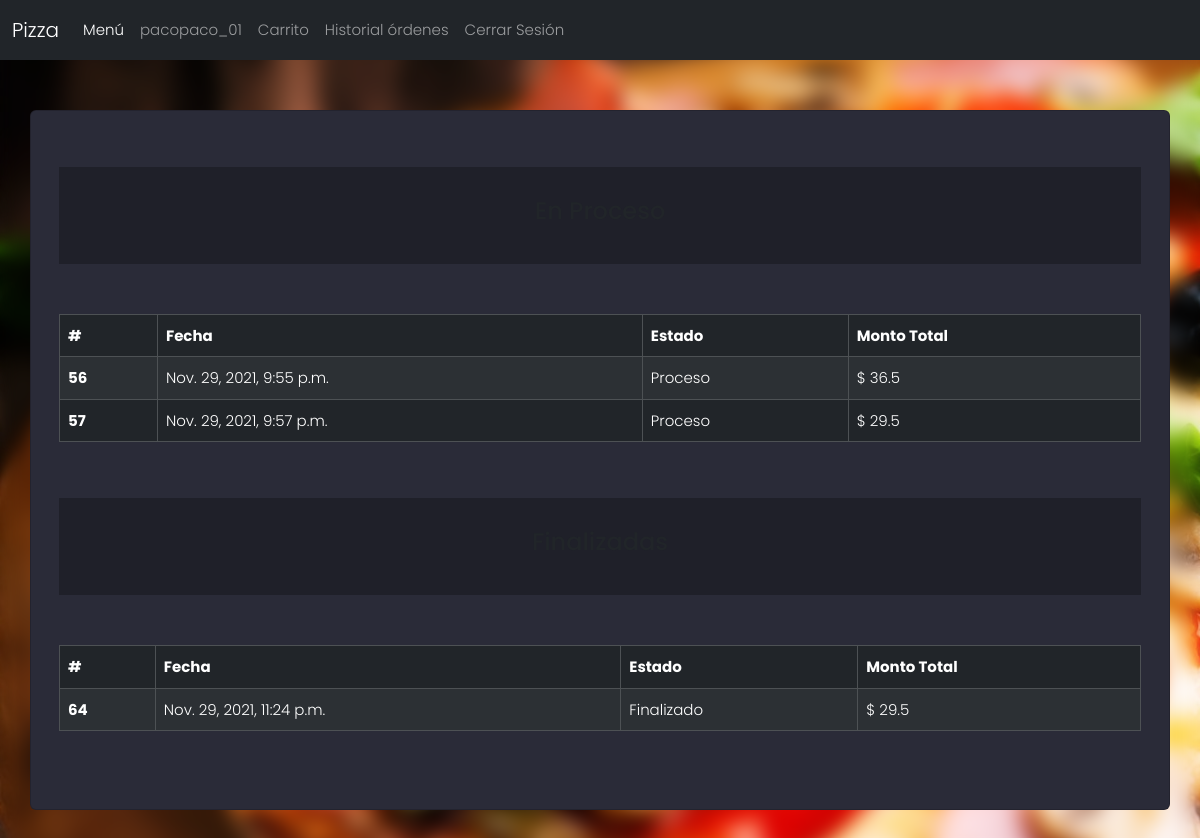
The app's page /history/ (signed in) with its own data.
### orders/models.py (models this page shows, shortened)
class Orden(models.Model):
    total = models.FloatField(verbose_name="Monto Total Orden")
    fecha = models.DateTimeField(verbose_name="Fecha", default=datetime.now())
    idUSuario = models.ForeignKey(User, on_delete=models.SET_NULL, null=True, blank=True)
    estado = models.ForeignKey(Estado,  on_delete=models.SET_NULL, null=True, blank=True)

class Estado(models.Model):
    nombreEstado = models.CharField(verbose_name="Nombre Estado", max_length=25)

### orders/views.py (the view)
# urls.py: path('history/', views.history, name='history'),
def history(request):
    context = {
        'Proceso': Orden.objects.filter(idUSuario=request.user.id, estado=Estado.objects.get(id=2)),
        'Finalizadas': Orden.objects.filter(idUSuario=request.user.id, estado=Estado.objects.get(id=3))
    }
    return render(request, 'orders/history.html', context)

### orders/Templates/orders/history.html
{% extends 'base.html' %}
{% load django_bootstrap5 %}
{% load static %}
{% block head_css %}
    <link rel="stylesheet" href="{% static 'main.css' %}">
{% endblock %}
{% block main %}
<div class="section">
    <div class="container">
        <div class="row full-height justify-content-center">
            <div class="card" style="margin-top: 50px; margin-bottom: 50px;">
                <div class="card-body">
                    <div class="card-inner" style="margin-top: 40px; padding: 30px;">
                      <div class="row">
                        <h4 class="text-center">En Proceso</h4>
                      </div>
                    </div>
                    <div class="row" style="margin-top: 50px;">
                      <div class="table-responsive">
                        <table class="table table-dark table-striped table-hover table-bordered ">
                          <thead>
                            <tr>
                                <th scope="col">#</th>
                                <th scope="col">Fecha</th>
                                <th scope="col">Estado</th>
                                <th scope="col">Monto Total</th>
                            </tr>
                          </thead>
                          <tbody>
                            {% for item in Proceso %}
                            <tr>
                              <th scope="row">{{item.id}}</th>
                              <td>{{item.fecha}}</td>
                              <td>{{item.estado.nombreEstado}}</td>
                              <td>$ {{item.total|floatformat }}</td>
                            </tr>
                            {% endfor %}
                          </tbody>
                        </table>
                      </div>
                    </div>
                    <div class="card-inner" style="margin-top: 40px; padding: 30px;">
                        <div class="row">
                          <h4 class="text-center">Finalizadas</h4>
                        </div>
                      </div>
                      <div class="row" style="margin-top: 50px;">
                        <div class="table-responsive">
                          <table class="table table-dark table-striped table-hover table-bordered ">
                            <thead>
                              <tr>
                                <th scope="col">#</th>
                                <th scope="col">Fecha</th>
                                <th scope="col">Estado</th>
                                <th scope="col">Monto Total</th>
                              </tr>
                            </thead>
                            <tbody>
                                {% for item in Finalizadas %}
                                <tr>
                                  <th scope="row">{{item.id}}</th>
                                  <td>{{item.fecha}}</td>
                                  <td>{{item.estado.nombreEstado}}</td>
                                  <td>$ {{item.total|floatformat }}</td>
                                </tr>
                                {% endfor %}
                            </tbody>
                          </table>
                        </div>
                      </div>
                </div>
            </div>
        </div>
    </div>
</div>
{% endblock %}

### Templates/base.html (shortened to what this page needs)
{% load django_bootstrap5 %}
<!DOCTYPE html>
<html lang="es">
<head>
    <link rel="stylesheet" href="https://unicons.iconscout.com/release/v2.1.9/css/unicons.css">
    {% bootstrap_css %}
    {% block head_css %}
    {% endblock %}
</head>
<body>
    <nav class="navbar navbar-expand-lg navbar-dark bg-dark">
        <div class="container-fluid">
          <a class="navbar-brand" href="#">Pizza</a>
          <div class="collapse navbar-collapse" id="navbarSupportedContent">
            <ul class="navbar-nav me-auto mb-2 mb-lg-0">
              <li class="nav-item">
                <a class="nav-link active" aria-current="page" href="/">Menú</a>
              </li>
              {% if user.is_authenticated%}
              <li class="nav-item">
                <a class="nav-link">{{ user.username }}</a>
              </li>
              <li class="nav-item">
                <a class="nav-link" href="{% url 'profile' %}">Carrito</a>
              </li>
              <li class="nav-item">
                <a class="nav-link" href="{% url 'history' %}">Historial órdenes</a>
              </li>
              <li class="nav-item">
                <a class="nav-link" href="{% url 'logout' %}">Cerrar Sesión</a>
              </li>
              {% endif %}
            </ul>
          </div>
        </div>
      </nav>
    {% block main %}
    {% endblock %}
</body>
</html>

### static/main.css (style rules this page uses)
body { font-family: 'Poppins', sans-serif; font-weight: 300; font-size: 15px; line-height: 1.7; color: #fff; background: none; background-image: url(./img/bg.jpg); -webkit-backdrop-filter: blur(10px); backdrop-filter: blur(10px); overflow-x: hidden; }
.section { position: relative; width: 100%; display: block; }
.full-height { min-height: 100vh; }
.card { background-color: #2a2b38 !important; }
.card-inner { background-color: #1f2029 !important; }

### records on screen
Orden: id "56", fecha "Nov. 29, 2021, 9:55 p.m.", estado.nombreEstado "Proceso", total "36.5"
Orden: id "57", fecha "Nov. 29, 2021, 9:57 p.m.", estado.nombreEstado "Proceso", total "29.5"
Orden: id "64", fecha "Nov. 29, 2021, 11:24 p.m.", estado.nombreEstado "Finalizado", total "29.5"

### other values on screen
{{ user.username }} "pacopaco_01"
